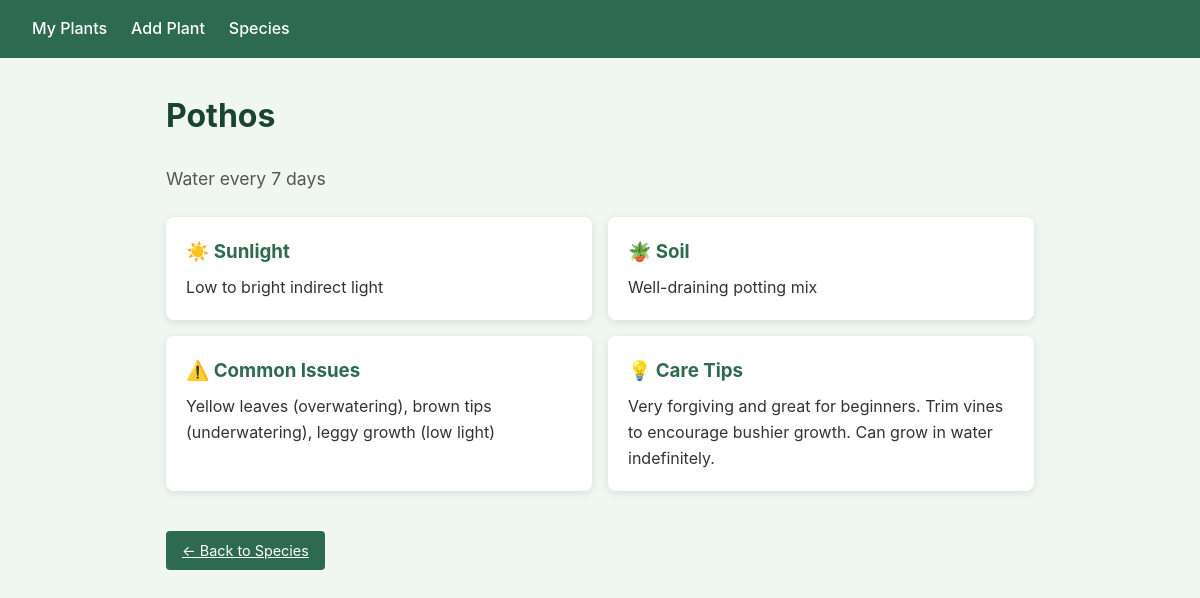
The app's page /species/1 with its own data.
### app/models.py (models this page shows, shortened)
class Species(db.Model):
    id = db.Column(db.Integer, primary_key=True)
    name = db.Column(db.String(100), unique=True, nullable=False)
    watering_interval_days = db.Column(db.Integer, nullable=False)
    sunlight = db.Column(db.String(100))
    soil_type = db.Column(db.String(200))
    common_issues = db.Column(db.Text)
    care_tips = db.Column(db.Text)
    plants = db.relationship("Plant", backref="species", lazy=True)

### app/routes.py (the view)
@main.route("/species/<int:species_id>")
def species_detail(species_id):
    species = Species.query.get_or_404(species_id)
    return render_template("species_detail.html", species=species)

### app/templates/species_detail.html
{% extends "base.html" %}
{% block content %}
<h1>{{ species.name }}</h1>
<p class="subtitle">Water every {{ species.watering_interval_days }} days</p>
<div class="care-grid">
    {% if species.sunlight %}
    <div class="care-card">
        <h3>☀️ Sunlight</h3>
        <p>{{ species.sunlight }}</p>
    </div>
    {% endif %}
    {% if species.soil_type %}
    <div class="care-card">
        <h3>🪴 Soil</h3>
        <p>{{ species.soil_type }}</p>
    </div>
    {% endif %}
    {% if species.common_issues %}
    <div class="care-card">
        <h3>⚠️ Common Issues</h3>
        <p>{{ species.common_issues }}</p>
    </div>
    {% endif %}
    {% if species.care_tips %}
    <div class="care-card">
        <h3>💡 Care Tips</h3>
        <p>{{ species.care_tips }}</p>
    </div>
    {% endif %}
</div>
<a href="{{ url_for('main.manage_species') }}" class="btn">← Back to Species</a>
{% endblock %}

### app/static/style.css (style rules this page uses)
* { box-sizing: border-box; margin: 0; padding: 0; }
body { font-family: -apple-system, BlinkMacSystemFont, "Segoe UI", Roboto, sans-serif; background: #f0f7f0; color: #333; line-height: 1.6; }
h1 { margin-bottom: 1.5rem; color: #1b4332; }
.subtitle { color: #555; margin-bottom: 1.5rem; font-size: 1.1rem; }
.care-grid { display: grid; grid-template-columns: repeat(auto-fit, minmax(280px, 1fr)); gap: 1rem; margin-bottom: 1.5rem; }
.care-card { background: white; border-radius: 8px; padding: 1.25rem; box-shadow: 0 2px 8px rgba(0, 0, 0, 0.1); }
.care-card h3 { margin-bottom: 0.5rem; color: #2d6a4f; }
.btn { display: inline-block; margin-top: 1rem; padding: 0.5rem 1rem; background: #2d6a4f; color: white; border: none; border-radius: 4px; cursor: pointer; font-size: 0.9rem; }

### records on screen
Species: name "Pothos", watering_interval_days "7", sunlight "Low to bright indirect light", soil_type "Well-draining potting mix", common_issues "Yellow leaves (overwatering), brown tips (underwatering), leggy growth (low light)", care_tips "Very forgiving and great for beginners. Trim vines to encourage bushier growth. Can grow in water indefinitely."
